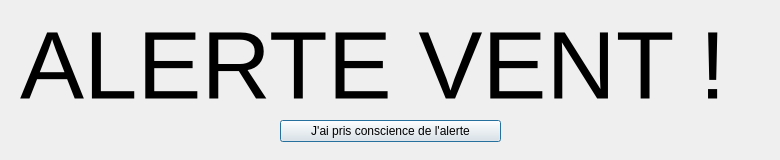
<?xml version="1.0" encoding="UTF-8"?>
<ui version="4.0">
 <class>alertos</class>
 <widget class="QDialog" name="alertos">
  <property name="windowModality">
   <enum>Qt::ApplicationModal</enum>
  </property>
  <property name="geometry">
   <rect>
    <x>0</x>
    <y>0</y>
    <width>780</width>
    <height>160</height>
   </rect>
  </property>
  <property name="minimumSize">
   <size>
    <width>780</width>
    <height>160</height>
   </size>
  </property>
  <property name="maximumSize">
   <size>
    <width>780</width>
    <height>160</height>
   </size>
  </property>
  <property name="windowTitle">
   <string>Alarme vent</string>
  </property>
  <widget class="QWidget" name="widget" native="true">
   <property name="enabled">
    <bool>true</bool>
   </property>
   <property name="geometry">
    <rect>
     <x>0</x>
     <y>0</y>
     <width>780</width>
     <height>160</height>
    </rect>
   </property>
   <property name="minimumSize">
    <size>
     <width>780</width>
     <height>160</height>
    </size>
   </property>
   <property name="maximumSize">
    <size>
     <width>780</width>
     <height>160</height>
    </size>
   </property>
   <property name="autoFillBackground">
    <bool>true</bool>
   </property>
   <widget class="QPushButton" name="confirmation">
    <property name="geometry">
     <rect>
      <x>280</x>
      <y>120</y>
      <width>221</width>
      <height>22</height>
     </rect>
    </property>
    <property name="text">
     <string>J'ai pris conscience de l'alerte</string>
    </property>
   </widget>
   <widget class="QLabel" name="fondRouge">
    <property name="geometry">
     <rect>
      <x>0</x>
      <y>0</y>
      <width>780</width>
      <height>160</height>
     </rect>
    </property>
    <property name="minimumSize">
     <size>
      <width>780</width>
      <height>160</height>
     </size>
    </property>
    <property name="maximumSize">
     <size>
      <width>780</width>
      <height>160</height>
     </size>
    </property>
    <property name="text">
     <string/>
    </property>
    <property name="pixmap">
     <pixmap>../../Documents/ihm serre/rouge.png</pixmap>
    </property>
   </widget>
   <widget class="QLabel" name="label">
    <property name="geometry">
     <rect>
      <x>20</x>
      <y>20</y>
      <width>731</width>
      <height>91</height>
     </rect>
    </property>
    <property name="font">
     <font>
      <pointsize>72</pointsize>
     </font>
    </property>
    <property name="text">
     <string>ALERTE VENT !</string>
    </property>
   </widget>
   <zorder>fondRouge</zorder>
   <zorder>confirmation</zorder>
   <zorder>label</zorder>
  </widget>
 </widget>
 <resources/>
 <connections/>
</ui>
